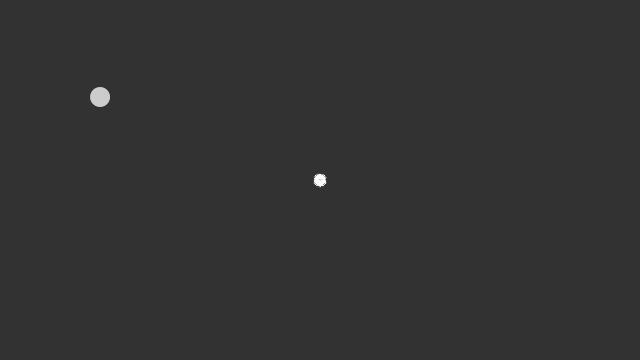
Frame 1 (no input)
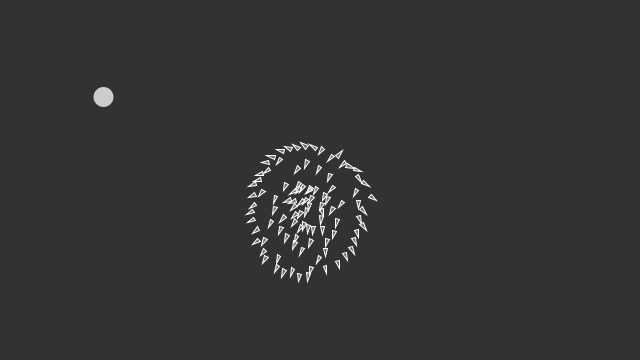
Frame 60 (the mouse pressed at the canvas centre just before this capture)
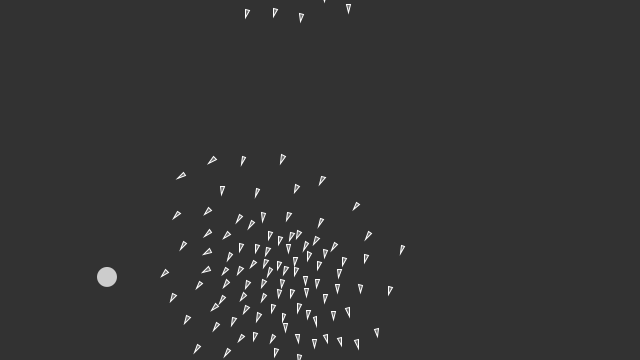
Frame 120 (the mouse held since frame 60 and released just before this capture)

The Processing sketch that drew these frames (run headless with seeded random() and noise(); from frame 60 on, the mouse is pressed at the canvas centre):

// Processing sketch: flocking
// ── flocking.pde
Flock flock;
Ball pelota = new Ball(100, 100, 10);
//Metodo para definir las dimenciones de la ventana

int cantidadPajaros = 100;

void setup() {
  size(640, 360);
  flock = new Flock();
  
  // Add an initial set of boids into the system
  for (int i = 0; i < cantidadPajaros; i++) {
    flock.addBoid(new Boid(width/2,height/2));
  }
}

void draw() {
  background(50);
  flock.run();
  pelota.update();
  pelota.display();
  pelota.checkBoundaryCollision();
  
  for (Boid boids : flock.boids) {
    boids.checkCollision(pelota);    
  }


  //Agregar llamado del metodo para que los pajaritos no colisionen
  
  
  
}

// Add a new boid into the System
void mousePressed() {
  flock.addBoid(new Boid(mouseX,mouseY));
}




class Ball {
  PVector position;
  PVector velocity;

  float radius, m;

  Ball(float x, float y, float r_) {
    position = new PVector(x, y);
    velocity = PVector.random2D();
    velocity.mult(3);
    radius = r_;
    m = radius*.1;
  }

  void update() {
    position.add(velocity);
  }
  
  void display() {
    noStroke();
    fill(204);
    ellipse(position.x, position.y, radius*2, radius*2);
  }
  
   void checkBoundaryCollision() {
    if (position.x > width-radius) {
      position.x = width-radius;
      velocity.x *= -1;
    } else if (position.x < radius) {
      position.x = radius;
      velocity.x *= -1;
    } else if (position.y > height-radius) {
      position.y = height-radius;
      velocity.y *= -1;
    } else if (position.y < radius) {
      position.y = radius;
      velocity.y *= -1;
    }
  }
 }






// The Flock (a list of Boid objects)

class Flock {
  ArrayList<Boid> boids; // An ArrayList for all the boids

  Flock() {
    boids = new ArrayList<Boid>(); // Initialize the ArrayList
  }

  void run() {
    for (Boid b : boids) {
      b.run(boids);  // Passing the entire list of boids to each boid individually
    }
  }

  void addBoid(Boid b) {
    boids.add(b);
  }

}










// The Boid class

class Boid {

  PVector position;
  PVector velocity;
  PVector acceleration;
  float r;
  float maxforce;    // Maximum steering force
  float maxspeed;    // Maximum speed

    Boid(float x, float y) {
      acceleration = new PVector(0, 0);
  
      // This is a new PVector method not yet implemented in JS
      // velocity = PVector.random2D();
  
      // Leaving the code temporarily this way so that this example runs in JS
      float angle = random(TWO_PI);
      velocity = new PVector(cos(angle), sin(angle));
  
      position = new PVector(x, y);
      r = 2.0;
      maxspeed = 2;
      maxforce = 0.03;
  }

  void run(ArrayList<Boid> boids) {
    flock(boids);
    update();
    borders();
    render();
  }

  void applyForce(PVector force) {
    // We could add mass here if we want A = F / M
    acceleration.add(force);
  }

  // We accumulate a new acceleration each time based on three rules
  void flock(ArrayList<Boid> boids) {
    PVector sep = separate(boids);   // Separation
    PVector ali = align(boids);      // Alignment
    PVector coh = cohesion(boids);   // Cohesion
    // Arbitrarily weight these forces
    sep.mult(1.5);
    ali.mult(1.0);
    coh.mult(1.0);
    // Add the force vectors to acceleration
    applyForce(sep);
    applyForce(ali);
    applyForce(coh);
  }

  // Method to update position
  void update() {
    // Update velocity
    velocity.add(acceleration);
    // Limit speed
    velocity.limit(maxspeed);
    position.add(velocity);
    // Reset accelertion to 0 each cycle
    acceleration.mult(0);
  }

  // A method that calculates and applies a steering force towards a target
  // STEER = DESIRED MINUS VELOCITY
  PVector seek(PVector target) {
    PVector desired = PVector.sub(target, position);  // A vector pointing from the position to the target
    // Scale to maximum speed
    desired.normalize();
    desired.mult(maxspeed);

    // Above two lines of code below could be condensed with new PVector setMag() method
    // Not using this method until Processing.js catches up
    // desired.setMag(maxspeed);

    // Steering = Desired minus Velocity
    PVector steer = PVector.sub(desired, velocity);
    steer.limit(maxforce);  // Limit to maximum steering force
    return steer;
  }

  void render() {
    // Draw a triangle rotated in the direction of velocity
    float theta = velocity.heading2D() + radians(90);
    // heading2D() above is now heading() but leaving old syntax until Processing.js catches up
    
    fill(200, 100);
    stroke(255);
    pushMatrix();
    translate(position.x, position.y);
    rotate(theta);
    beginShape(TRIANGLES);
    vertex(0, -r*2);
    vertex(-r, r*2);
    vertex(r, r*2);
    endShape();
    popMatrix();
  }

  // Wraparound
  void borders() {
    if (position.x < -r) position.x = width+r;
    if (position.y < -r) position.y = height+r;
    if (position.x > width+r) position.x = -r;
    if (position.y > height+r) position.y = -r;
  }

  // Separation
  // Method checks for nearby boids and steers away
  PVector separate (ArrayList<Boid> boids) {
    float desiredseparation = 25.0f;
    PVector steer = new PVector(0, 0, 0);
    int count = 0;
    // For every boid in the system, check if it's too close
    for (Boid other : boids) {
      float d = PVector.dist(position, other.position);
      // If the distance is greater than 0 and less than an arbitrary amount (0 when you are yourself)
      if ((d > 0) && (d < desiredseparation)) {
        // Calculate vector pointing away from neighbor
        PVector diff = PVector.sub(position, other.position);
        diff.normalize();
        diff.div(d);        // Weight by distance
        steer.add(diff);
        count++;            // Keep track of how many
      }
    }
    // Average -- divide by how many
    if (count > 0) {
      steer.div((float)count);
    }

    // As long as the vector is greater than 0
    if (steer.mag() > 0) {
      // First two lines of code below could be condensed with new PVector setMag() method
      // Not using this method until Processing.js catches up
      // steer.setMag(maxspeed);

      // Implement Reynolds: Steering = Desired - Velocity
      steer.normalize();
      steer.mult(maxspeed);
      steer.sub(velocity);
      steer.limit(maxforce);
    }
    return steer;
  }

  // Alignment
  // For every nearby boid in the system, calculate the average velocity
  PVector align (ArrayList<Boid> boids) {
    float neighbordist = 50;
    PVector sum = new PVector(0, 0);
    int count = 0;
    for (Boid other : boids) {
      float d = PVector.dist(position, other.position);
      if ((d > 0) && (d < neighbordist)) {
        sum.add(other.velocity);
        count++;
      }
    }
    if (count > 0) {
      sum.div((float)count);
      // First two lines of code below could be condensed with new PVector setMag() method
      // Not using this method until Processing.js catches up
      // sum.setMag(maxspeed);

      // Implement Reynolds: Steering = Desired - Velocity
      sum.normalize();
      sum.mult(maxspeed);
      PVector steer = PVector.sub(sum, velocity);
      steer.limit(maxforce);
      return steer;
    } 
    else {
      return new PVector(0, 0);
    }
  }

  // Cohesion
  // For the average position (i.e. center) of all nearby boids, calculate steering vector towards that position
  PVector cohesion (ArrayList<Boid> boids) {
    float neighbordist = 50;
    PVector sum = new PVector(0, 0);   // Start with empty vector to accumulate all positions
    int count = 0;
    for (Boid other : boids) {
      float d = PVector.dist(position, other.position);
      if ((d > 0) && (d < neighbordist)) {
        sum.add(other.position); // Add position
        count++;
      }
    }
    if (count > 0) {
      sum.div(count);
      return seek(sum);  // Steer towards the position
    } 
    else {
      return new PVector(0, 0);
    }
  }
  
  
  void checkCollision(Ball other) {

    //Vector de distancia
    PVector distanceVect = PVector.sub(other.position, position);

    //Magnitud del vector de distancia
    float distanceVectMag = distanceVect.mag();
    float minDistance = other.radius + 10;

    if (distanceVectMag < minDistance) {
      //Para que direccion tiene que ir si toca la pelota.
      float distanceCorrection = (minDistance-distanceVectMag)/2.0;
      PVector d = distanceVect.copy();
      PVector correctionVector = d.normalize().mult(distanceCorrection);
      
      
      position.add(correctionVector); 
      position.sub(correctionVector);
      

      // get angle of distanceVect
      float theta  = distanceVect.heading();
      // precalculate trig values
      float sine = sin(theta);
      float cosine = cos(theta);

      /* bTemp will hold rotated ball positions. You 
       just need to worry about bTemp[1] position*/
      PVector[] bTemp = {
        new PVector(), new PVector()
      };

      /* this ball's position is relative to the other
       so you can use the vector between them (bVect) as the 
       reference point in the rotation expressions.
       bTemp[0].position.x and bTemp[0].position.y will initialize
       automatically to 0.0, which is what you want
       since b[1] will rotate around b[0] */
      bTemp[1].x  = cosine * distanceVect.x + sine * distanceVect.y;
      bTemp[1].y  = cosine * distanceVect.y - sine * distanceVect.x;

      // rotate Temporary velocities
      PVector[] vTemp = {
        new PVector(), new PVector()
      };

      vTemp[0].x  = cosine * velocity.x + sine * velocity.y;
      vTemp[0].y  = cosine * velocity.y - sine * velocity.x;
      vTemp[1].x  = cosine * other.velocity.x + sine * other.velocity.y;
      vTemp[1].y  = cosine * other.velocity.y - sine * other.velocity.x;

      /* Now that velocities are rotated, you can use 1D
       conservation of momentum equations to calculate 
       the final velocity along the x-axis. */
      PVector[] vFinal = {  
        new PVector(), new PVector()
      };
      float valor = 10;
      // final rotated velocity for b[0]
      vFinal[0].x = valor + ((other.m) * vTemp[0].x + 2 * other.m * vTemp[1].x) / ( other.m);
      vFinal[0].y = valor + vTemp[0].y;

      // final rotated velocity for b[0]
      vFinal[1].x = valor+((other.m) * vTemp[1].x + 2  * vTemp[0].x) / ( other.m);
      vFinal[1].y = valor+vTemp[1].y;

      // hack to avoid clumping
      bTemp[0].x += vFinal[0].x;
      bTemp[1].x += vFinal[1].x;

      /* Rotate ball positions and velocities back
       Reverse signs in trig expressions to rotate 
       in the opposite direction */
      // rotate balls
      PVector[] bFinal = { 
        new PVector(), new PVector()
      };

      bFinal[0].x = cosine * bTemp[0].x - sine * bTemp[0].y;
      bFinal[0].y = cosine * bTemp[0].y + sine * bTemp[0].x;
      bFinal[1].x = cosine * bTemp[1].x - sine * bTemp[1].y;
      bFinal[1].y = cosine * bTemp[1].y + sine * bTemp[1].x;

      // update balls to screen position
      position.x = position.x + bFinal[1].x;
      position.y = position.y + bFinal[1].y;

      position.add(bFinal[0]);

      // update velocities
      velocity.x = cosine * vFinal[0].x - sine * vFinal[0].y;
      velocity.y = cosine * vFinal[0].y + sine * vFinal[0].x;
      velocity.x = cosine * vFinal[1].x - sine * vFinal[1].y;
      velocity.y = cosine * vFinal[1].y + sine * vFinal[1].x;
    }
  
  }
}
  
  
